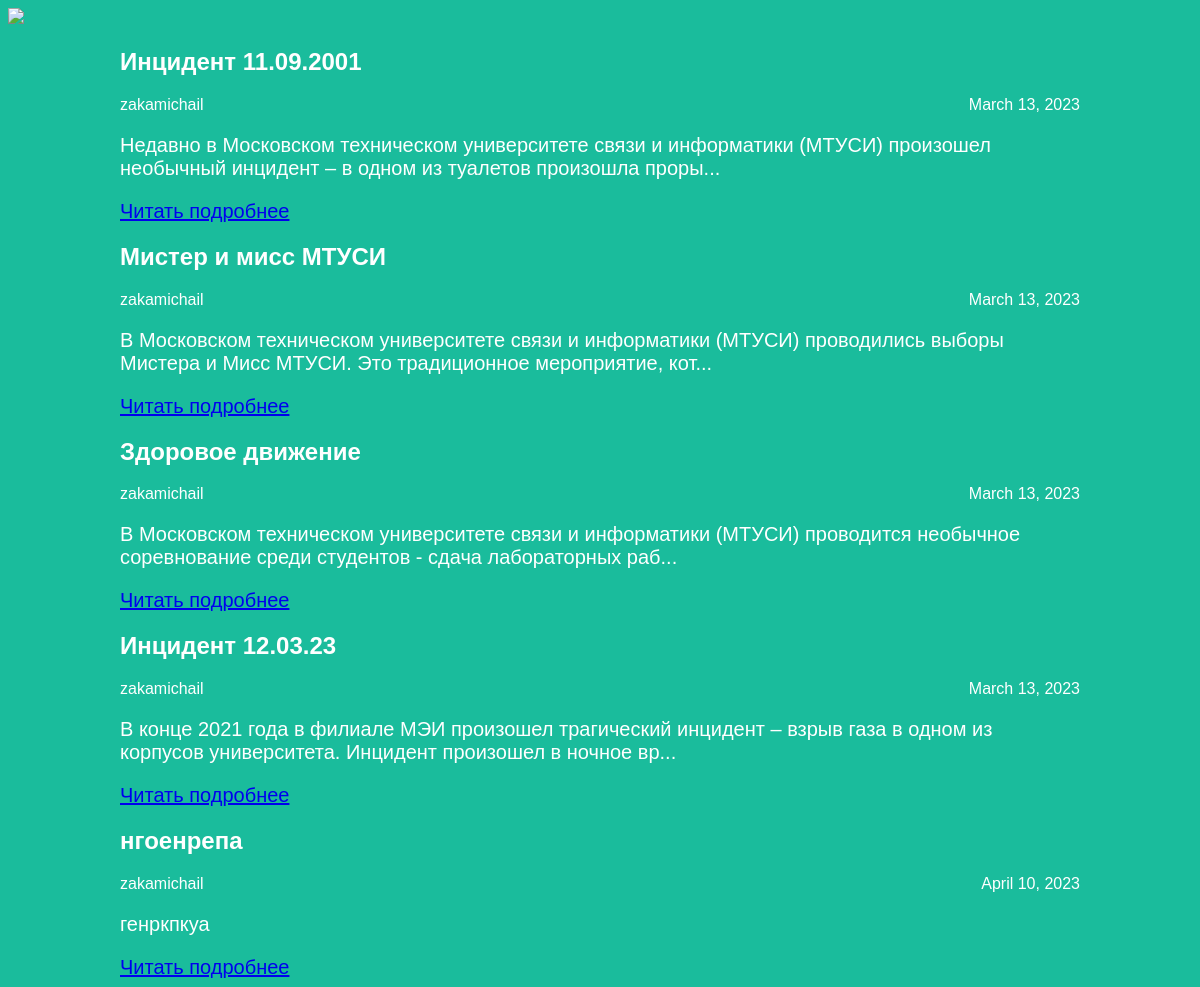
The page / on the database its author committed.
### articles/models.py (models this page shows, shortened)
class Article(models.Model):
    title = models.CharField(max_length=200)
    author = models.ForeignKey(User, on_delete=models.CASCADE)
    text = models.TextField()
    created_date = models.DateField(auto_now_add=True)
    def get_excerpt(self):
        return self.text[:140] + "..." if len(self.text) > 140 else self.text

### articles/views.py (the view)
# urls.py: path('', views.archive, name='archive'),
def archive(request):
    if not request.user.is_anonymous:
        return render(request, 'archive.html', {"posts": Article.objects.all(), "logged": True})
    else:
        return render(request, 'archive.html', {"posts": Article.objects.all(), "logged": False})

### articles/templates/archive.html (shortened to what this page needs)
<!DOCTYPE html>
<html lang="en">
<head>
	{% load static %}
	<link rel="stylesheet" href="{{ STATIC_URL }}/static/articles.css">
</head>
<body>
<div class="header">
    <img src="http://isua-mtuci.ru/images/logo_mtuci.png" />
</div>
<div class="archive">
    {% for post in posts %}
        <div class="one-post">
            <h2 class="post-title">{{ post.title }}</h2>
            <div class="article-info">
                <div class="article-author">{{ post.author.username }}</div>
                <div class="article-created-date">{{ post.created_date }}</div>
            </div>
            <p class="article-text">{{ post.get_excerpt }}</p>
		<p>
 		 <a href="http://127.0.0.1:8000/article/{{ post.id }}">Читать подробнее</a>
		</p>
        </div>
    {% endfor %}
</div>
</body>
</html>

### articles/static/articles.css (style rules this page uses)
p, h4 { font-size: 20px; margin-bottom: 0; }
img { height: 30px; width: auto; }

### rows shown on the page
Article: title "Инцидент 11.09.2001", author.username "zakamichail", created_date "March 13, 2023", get_excerpt "Недавно в Московском техническом университете связи и информатики (МТУСИ) произошел необычный инцидент – в одном из туалетов произошла проры..."
Article: title "Мистер и мисс МТУСИ", author.username "zakamichail", created_date "March 13, 2023", get_excerpt "В Московском техническом университете связи и информатики (МТУСИ) проводились выборы Мистера и Мисс МТУСИ. Это традиционное мероприятие, кот..."
Article: title "Здоровое движение", author.username "zakamichail", created_date "March 13, 2023", get_excerpt "В Московском техническом университете связи и информатики (МТУСИ) проводится необычное соревнование среди студентов - сдача лабораторных раб..."
Article: title "Инцидент 12.03.23", author.username "zakamichail", created_date "March 13, 2023", get_excerpt "В конце 2021 года в филиале МЭИ произошел трагический инцидент – взрыв газа в одном из корпусов университета. Инцидент произошел в ночное вр..."
Article: title "нгоенрепа", author.username "zakamichail", created_date "April 10, 2023", get_excerpt "генркпкуа"
